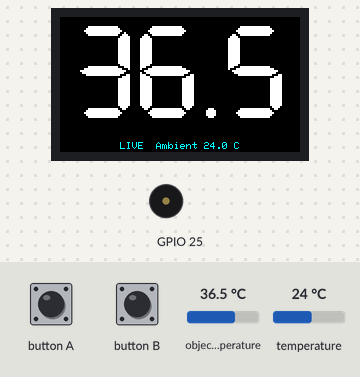
Bench run of a sketch on a simulated ESP32. On the bench: 240×135 colour display, buzzer (waves = sounding). The test bench sets the inputs (shaded band); at power-on: object temperature 36.5 °C, temperature 24 °C. What the sketch prints to the serial monitor is not drawn.

Above: at 2.5 s.
2.6 s: button A pressed for 0.15 s
At 3.8 s:
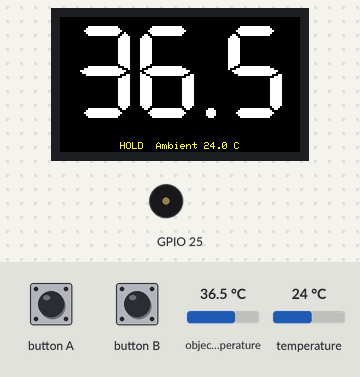
4.4 s: button A pressed for 1 s
At 4.8 s:
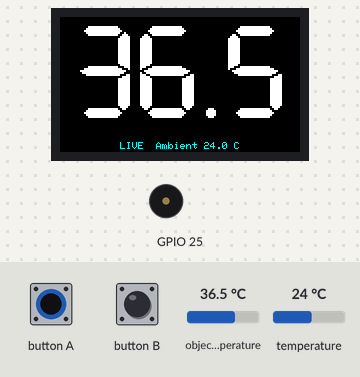
6.9 s: object temperature set to 20 °C
At 8.32 s:
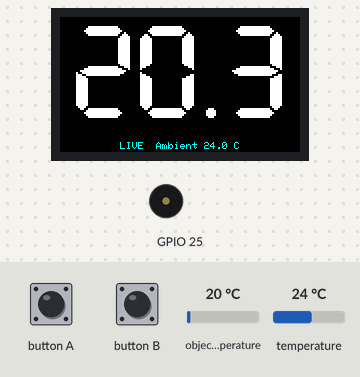
8.5 s: object temperature set to 32 °C
At 9.69 s:
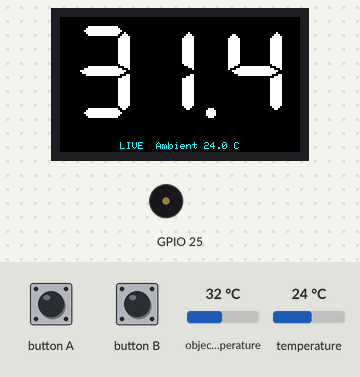
10.2 s: temperature set to 12 °C
At 11.7 s:
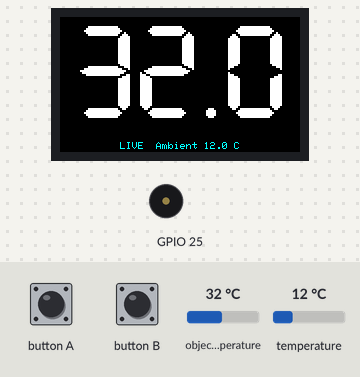
12.1 s: button A pressed for 1 s
At 13.0 s:
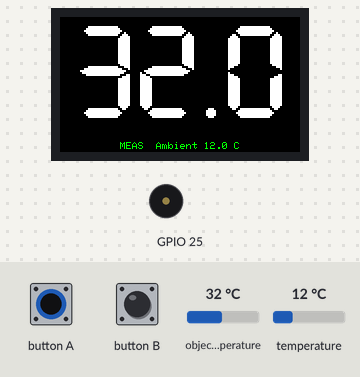
Timing chart, 0 to 15.1 s (numbered marks = the images above; inputs shaded):
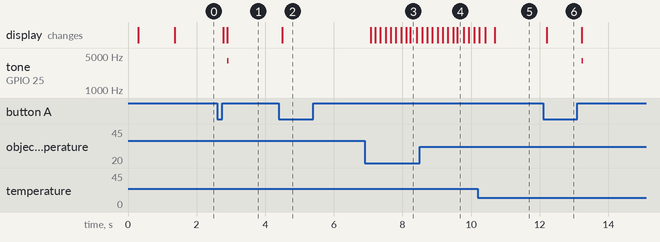

Measured:
- after the input at 2.6 s, tone on GPIO 25: silent → 4000 Hz after 0.29 s, → silent 0.05 s later; the display: first changes after 0.18 s (image 1 shows a later state)
- after the input at 4.4 s, the display: changes after 0.10 s (image 2)
- after the input at 6.9 s, the display: first changes after 0.18 s (image 3 shows a later state)
- after the input at 12.1 s, tone on GPIO 25: silent → 4000 Hz after 1.1 s, → silent 0.05 s later; the display: changes after 0.10 s (image 6)

The sketch:

STICKCPLUS2-Thermometer.ino
```cpp
#include "M5StickCPlus2.h"
#include <Wire.h>
#include <Adafruit_MLX90614.h>

// ============================================================
// MLX90614
// ============================================================

Adafruit_MLX90614 mlx;

constexpr int SDA_PIN = 33;
constexpr int SCL_PIN = 32;
constexpr uint8_t MLX_ADDR = 0x5A;

constexpr int MLX_INIT_RETRIES = 10;
constexpr uint32_t MLX_INIT_RETRY_DELAY_MS = 300;

// ============================================================
// Timing
// ============================================================

constexpr uint32_t MEASURE_INTERVAL_MS = 150;

constexpr uint32_t HOLD_DURATION_MS =
  60UL * 1000UL;

constexpr uint32_t AUTO_POWER_OFF_MS =
  300UL * 1000UL;

// ============================================================
// Filtering
// ============================================================

constexpr float EMA_ALPHA = 0.35f;

constexpr int MEDIAN_SAMPLES = 5;

// ============================================================
// State machine
// ============================================================

enum class AppState {
  LIVE,
  MEASURING,
  HOLD
};

AppState appState = AppState::LIVE;

// ============================================================
// Temperature
// ============================================================

float rawObjectTemp = NAN;
float filteredObjectTemp = NAN;
float ambientTemp = NAN;

float holdObjectTemp = NAN;
float holdAmbientTemp = NAN;

// ============================================================
// Median ring buffer
// ============================================================

float medianBuffer[MEDIAN_SAMPLES];

int medianIndex = 0;
int medianCount = 0;

// ============================================================
// Timing state
// ============================================================

uint32_t lastMeasureMs = 0;
uint32_t holdStartedMs = 0;
uint32_t lastUserActivityMs = 0;

// ============================================================
// Button state
// ============================================================

bool btnAPrev = false;

// ============================================================
// Sensor state
// ============================================================

bool mlxReady = false;

// ============================================================
// Sprite
// ============================================================

M5Canvas canvas(&StickCP2.Display);

// ============================================================
// I2C device check
// ============================================================

bool isI2CDevicePresent(uint8_t address) {
  Wire.beginTransmission(address);
  return Wire.endTransmission() == 0;
}

// ============================================================
// MLX90614 initialization
// ============================================================

bool initMLX90614() {

  Serial.println();
  Serial.println("Initializing MLX90614...");

  for (
    int attempt = 1;
    attempt <= MLX_INIT_RETRIES;
    ++attempt) {

    Serial.printf(
      "Attempt %d/%d: ",
      attempt,
      MLX_INIT_RETRIES);

    if (!isI2CDevicePresent(MLX_ADDR)) {

      Serial.println("0x5A not found");

      delay(
        MLX_INIT_RETRY_DELAY_MS);

      continue;
    }

    Serial.print("0x5A found, ");

    if (
      mlx.begin(
        MLX_ADDR,
        &Wire)) {

      Serial.println(
        "MLX90614 OK");

      return true;
    }

    Serial.println(
      "mlx.begin() failed");

    delay(
      MLX_INIT_RETRY_DELAY_MS);
  }

  Serial.println(
    "MLX90614 initialization failed.");

  return false;
}

// ============================================================
// Median buffer
// ============================================================

void resetMedianBuffer() {

  medianIndex = 0;
  medianCount = 0;
}

void addMedianSample(float value) {

  medianBuffer[medianIndex] =
    value;

  medianIndex++;

  if (
    medianIndex >= MEDIAN_SAMPLES) {
    medianIndex = 0;
  }

  if (
    medianCount < MEDIAN_SAMPLES) {
    medianCount++;
  }
}

// ============================================================
// Median
// ============================================================

float getMedian() {

  if (medianCount == 0) {
    return NAN;
  }

  float values[MEDIAN_SAMPLES];

  for (
    int i = 0;
    i < medianCount;
    ++i) {
    values[i] =
      medianBuffer[i];
  }

  for (
    int i = 0;
    i < medianCount - 1;
    ++i) {

    for (
      int j = i + 1;
      j < medianCount;
      ++j) {

      if (
        values[j] < values[i]) {

        float tmp =
          values[i];

        values[i] =
          values[j];

        values[j] =
          tmp;
      }
    }
  }

  if (
    medianCount % 2 == 1) {

    return values[medianCount / 2];
  }

  return (
           values[(medianCount / 2) - 1] + values[medianCount / 2])
         / 2.0f;
}

// ============================================================
// Temperature read
// ============================================================

bool readTemperature() {

  float newObject =
    mlx.readObjectTempC();

  float newAmbient =
    mlx.readAmbientTempC();

  if (
    isnan(newObject) || isnan(newAmbient)) {

    Serial.println(
      "Temperature read failed.");

    return false;
  }

  rawObjectTemp =
    newObject;

  ambientTemp =
    newAmbient;

  // ----------------------------------------------------------
  // MEASURING中だけ中央値用データへ追加
  // ----------------------------------------------------------

  if (
    appState == AppState::MEASURING) {

    addMedianSample(
      rawObjectTemp);
  }

  // ----------------------------------------------------------
  // LIVE / MEASURING表示用EMA
  // ----------------------------------------------------------

  if (
    isnan(filteredObjectTemp)) {

    filteredObjectTemp =
      rawObjectTemp;

  } else {

    filteredObjectTemp =
      EMA_ALPHA * rawObjectTemp + (1.0f - EMA_ALPHA) * filteredObjectTemp;
  }

  Serial.printf(
    "Raw: %.2f C  "
    "Filtered: %.2f C  "
    "Ambient: %.2f C\n",
    rawObjectTemp,
    filteredObjectTemp,
    ambientTemp);

  return true;
}

// ============================================================
// Error screen
// ============================================================

void drawError(
  const char* title,
  const char* subtitle) {

  canvas.fillSprite(BLACK);

  canvas.setTextDatum(
    middle_center);

  canvas.setTextSize(1);

  canvas.setTextFont(
    &fonts::Font2);

  canvas.setTextColor(
    RED,
    BLACK);

  canvas.drawString(
    title,
    canvas.width() / 2,
    canvas.height() / 2 - 12);

  canvas.setTextColor(
    LIGHTGREY,
    BLACK);

  canvas.drawString(
    subtitle,
    canvas.width() / 2,
    canvas.height() / 2 + 14);

  canvas.pushSprite(
    0,
    0);
}

// ============================================================
// Main screen
//
//        26.7
//
// LIVE  Ambient 25.4 C
// MEAS  Ambient 25.4 C
// HOLD  Ambient 25.4 C
//
// ============================================================

void drawTemperatureScreen() {

  canvas.fillSprite(BLACK);

  float shownObject = NAN;
  float shownAmbient = NAN;

  if (
    appState == AppState::HOLD) {

    shownObject =
      holdObjectTemp;

    shownAmbient =
      holdAmbientTemp;

  } else {

    shownObject =
      filteredObjectTemp;

    shownAmbient =
      ambientTemp;
  }

  char buf[32];

  // ==========================================================
  // Main temperature
  // ==========================================================

  if (
    isnan(shownObject)) {

    snprintf(
      buf,
      sizeof(buf),
      "--.-");

  } else {

    snprintf(
      buf,
      sizeof(buf),
      "%.1f",
      shownObject);
  }

  canvas.setTextDatum(
    middle_center);

  canvas.setTextColor(
    WHITE,
    BLACK);

  canvas.setTextFont(
    &fonts::Font7);

  canvas.setTextSize(2);

  // 横幅を超える場合だけ縮小
  if (
    canvas.textWidth(buf) > canvas.width() - 8) {

    canvas.setTextSize(1);
  }

  canvas.drawString(
    buf,
    canvas.width() / 2,
    55);

  // ==========================================================
  // Bottom line
  // ==========================================================

  canvas.setTextSize(1);

  canvas.setTextDatum(
    bottom_center);

  canvas.setTextFont(
    &fonts::Font0);

  const char* stateText = "";

  switch (appState) {

    case AppState::LIVE:

      stateText = "LIVE";

      canvas.setTextColor(
        CYAN,
        BLACK);

      break;

    case AppState::MEASURING:

      stateText = "MEAS";

      canvas.setTextColor(
        GREEN,
        BLACK);

      break;

    case AppState::HOLD:

      stateText = "HOLD";

      canvas.setTextColor(
        YELLOW,
        BLACK);

      break;
  }

  if (
    isnan(shownAmbient)) {

    snprintf(
      buf,
      sizeof(buf),
      "%s  Ambient --.- C",
      stateText);

  } else {

    snprintf(
      buf,
      sizeof(buf),
      "%s  Ambient %.1f C",
      stateText,
      shownAmbient);
  }

  canvas.drawString(
    buf,
    canvas.width() / 2,
    canvas.height() - 2);

  canvas.pushSprite(
    0,
    0);
}

// ============================================================
// Enter LIVE
// ============================================================

void enterLive(
  uint32_t now) {

  appState =
    AppState::LIVE;

  filteredObjectTemp =
    NAN;

  resetMedianBuffer();

  Serial.println(
    "STATE -> LIVE");

  if (
    readTemperature()) {

    drawTemperatureScreen();
  }

  lastMeasureMs =
    now;
}

// ============================================================
// Start MEASURING
//
// BtnA pressed
// ============================================================

void startMeasuring(
  uint32_t now) {

  appState =
    AppState::MEASURING;

  // このボタン押下から
  // 新しい中央値計算を開始
  resetMedianBuffer();

  Serial.println(
    "STATE -> MEASURING");

  // 押した瞬間も1点取得
  if (
    readTemperature()) {

    drawTemperatureScreen();
  }

  lastMeasureMs =
    now;
}

// ============================================================
// Finish MEASURING -> HOLD
//
// BtnA released
// ============================================================

void finishMeasuring(
  uint32_t now) {

  Serial.println(
    "MEASURING -> HOLD");

  // ----------------------------------------------------------
  // 指を離した瞬間の最新サンプルを追加
  //
  // この時点ではまだMEASURINGなので
  // readTemperature() 内で中央値バッファへ入る
  // ----------------------------------------------------------

  bool readOk =
    readTemperature();

  // ----------------------------------------------------------
  // 直近最大5点の中央値
  // ----------------------------------------------------------

  float result =
    getMedian();

  // ----------------------------------------------------------
  // 中央値が取れなかった場合もLIVEへ戻さない
  //
  // 最後の有効値をHOLDする
  // ----------------------------------------------------------

  if (
    isnan(result)) {

    if (
      !isnan(rawObjectTemp)) {

      result =
        rawObjectTemp;

    } else if (
      !isnan(filteredObjectTemp)) {

      result =
        filteredObjectTemp;
    }
  }

  holdObjectTemp =
    result;

  holdAmbientTemp =
    ambientTemp;

  // ----------------------------------------------------------
  // 必ずHOLDへ遷移
  // ----------------------------------------------------------

  appState =
    AppState::HOLD;

  // ----------------------------------------------------------
  // 重要:
  // loop先頭で取得した同じnowを使用
  //
  // holdStartedMs = millis() にはしない
  // ----------------------------------------------------------

  holdStartedMs =
    now;

  Serial.printf(
    "STATE -> HOLD  "
    "result=%.2f C  "
    "samples=%d  "
    "read=%s\n",
    holdObjectTemp,
    medianCount,
    readOk ? "OK" : "FAIL");

  Serial.print(
    "Median buffer:");

  for (
    int i = 0;
    i < medianCount;
    ++i) {

    Serial.printf(
      " %.2f",
      medianBuffer[i]);
  }

  Serial.println();

  // HOLD状態になってから描画
  drawTemperatureScreen();

  StickCP2.Speaker.tone(
    4000,
    50);
}

// ============================================================
// Power Off
// ============================================================

void powerOffDevice() {

  Serial.println(
    "AUTO POWER OFF");

  canvas.fillSprite(BLACK);

  canvas.pushSprite(
    0,
    0);

  delay(100);

  StickCP2.Power.powerOff();

  while (true) {
    delay(1000);
  }
}

// ============================================================
// setup
// ============================================================

void setup() {

  Serial.begin(115200);

  delay(300);

  // ==========================================================
  // M5StickC Plus2
  // ==========================================================

  auto cfg =
    M5.config();

  StickCP2.begin(cfg);

  StickCP2.Display.setRotation(1);

  StickCP2.Display.setBrightness(
    100);

  // ==========================================================
  // Sprite
  // ==========================================================

  canvas.setColorDepth(16);

  if (
    !canvas.createSprite(
      StickCP2.Display.width(),
      StickCP2.Display.height())) {

    Serial.println(
      "Sprite allocation failed.");

    StickCP2.Display.fillScreen(
      BLACK);

    StickCP2.Display.setTextDatum(
      middle_center);

    StickCP2.Display.setTextColor(
      RED);

    StickCP2.Display.drawString(
      "SPRITE ERROR",
      StickCP2.Display.width() / 2,
      StickCP2.Display.height() / 2);

    while (true) {
      delay(1000);
    }
  }

  canvas.fillSprite(BLACK);

  canvas.pushSprite(
    0,
    0);

  // ==========================================================
  // Grove I2C
  //
  // SDA = GPIO33
  // SCL = GPIO32
  // ==========================================================

  Wire.begin(
    SDA_PIN,
    SCL_PIN,
    100000);

  delay(200);

  // ==========================================================
  // MLX90614
  // ==========================================================

  mlxReady =
    initMLX90614();

  if (
    !mlxReady) {

    drawError(
      "MLX90614 ERROR",
      "Check GY-906");

    return;
  }

  // ==========================================================
  // 起動直後からLIVE
  // ==========================================================

  appState =
    AppState::LIVE;

  filteredObjectTemp =
    NAN;

  resetMedianBuffer();

  // 初期EMAを少し安定させる
  for (
    int i = 0;
    i < 5;
    ++i) {

    readTemperature();

    delay(100);
  }

  drawTemperatureScreen();

  // ==========================================================
  // Button initial state
  // ==========================================================

  StickCP2.update();

  btnAPrev =
    StickCP2.BtnA.isPressed();

  uint32_t now =
    millis();

  lastMeasureMs =
    now;

  lastUserActivityMs =
    now;

  Serial.println(
    "STATE -> LIVE");
}

// ============================================================
// loop
// ============================================================

void loop() {

  StickCP2.update();

  if (
    !mlxReady) {

    delay(100);
    return;
  }

  // ==========================================================
  // このloopの基準時刻
  // ==========================================================

  uint32_t now =
    millis();

  // ==========================================================
  // BtnA physical state
  // ==========================================================

  bool btnANow =
    StickCP2.BtnA.isPressed();

  bool pressedEdge =
    btnANow && !btnAPrev;

  bool releasedEdge =
    !btnANow && btnAPrev;

  btnAPrev =
    btnANow;

  // ==========================================================
  // PRESS
  // ==========================================================

  if (
    pressedEdge) {

    Serial.println(
      "BTN A: PRESS");

    lastUserActivityMs =
      now;

    // --------------------------------------------------------
    // LIVE -> MEASURING
    // --------------------------------------------------------

    if (
      appState == AppState::LIVE) {

      startMeasuring(
        now);
    }

    // --------------------------------------------------------
    // HOLD -> LIVE
    //
    // HOLD中の押下は解除だけ
    // --------------------------------------------------------

    else if (
      appState == AppState::HOLD) {

      enterLive(
        now);
    }
  }

  // ==========================================================
  // RELEASE
  // ==========================================================

  if (
    releasedEdge) {

    Serial.println(
      "BTN A: RELEASE");

    lastUserActivityMs =
      now;

    // --------------------------------------------------------
    // MEASURING -> HOLD
    //
    // RELEASEからLIVEへ直接戻る経路は存在しない
    // --------------------------------------------------------

    if (
      appState == AppState::MEASURING) {

      finishMeasuring(
        now);
    }
  }

  // ==========================================================
  // LIVE / MEASURING
  //
  // リアルタイム温度更新
  // ==========================================================

  if (
    appState == AppState::LIVE || appState == AppState::MEASURING) {

    if (
      now - lastMeasureMs >= MEASURE_INTERVAL_MS) {

      lastMeasureMs =
        now;

      if (
        readTemperature()) {

        drawTemperatureScreen();
      }
    }
  }

  // ==========================================================
  // HOLD
  //
  // 60秒後 -> LIVE
  // ==========================================================

  if (
    appState == AppState::HOLD) {

    // --------------------------------------------------------
    // 重要:
    //
    // finishMeasuring(now) と同じloopで
    // HOLDへ遷移した場合でも、
    //
    // now == holdStartedMs
    //
    // なので差は必ず0から始まる。
    // --------------------------------------------------------

    if (
      now - holdStartedMs >= HOLD_DURATION_MS) {

      Serial.println(
        "HOLD timeout");

      enterLive(
        now);
    }
  }

  // ==========================================================
  // Auto Power Off
  //
  // 最後のBtnA操作から300秒
  // ==========================================================

  if (
    now - lastUserActivityMs >= AUTO_POWER_OFF_MS) {

    powerOffDevice();
  }

  delay(5);
}
```
